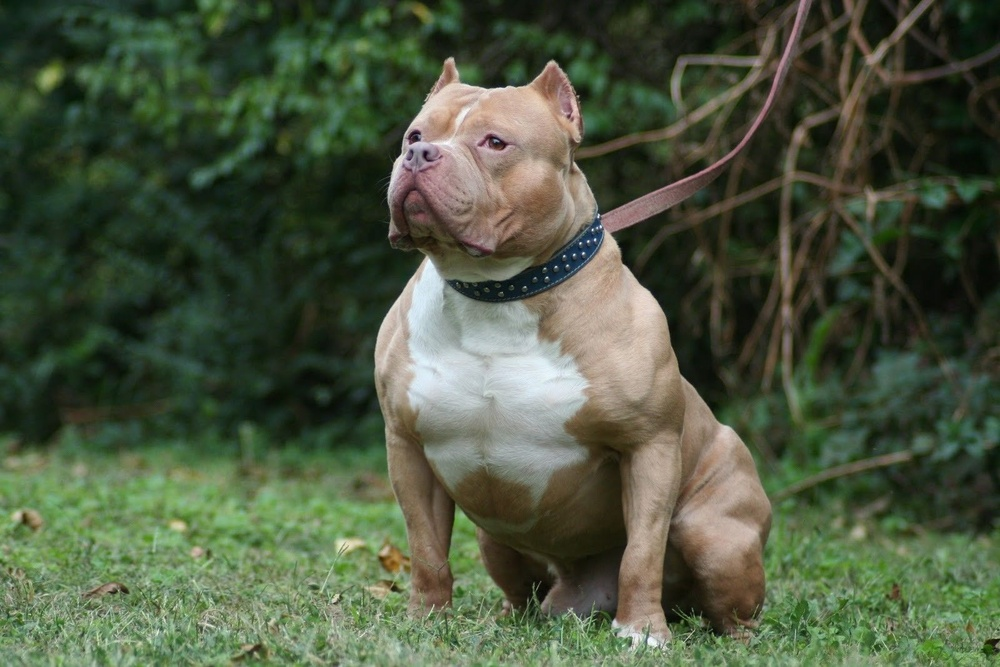
#> input picture LGMVIP-DataScience/dog.jpg, 1000 x 667 px, shrunk from 1600 x 1067 before the run
$ jupyter execute 'Task1 Image_to_pencil.ipynb'
#> lines starting #> are read from the running program, lines starting #| are printed output that depends on the picture
# LGVMI @ *LetsGrowMore*
## **Author: Tushar Jain**
## *Image to Pencil Sketch using Python*
### *Task 1*

**Image to pencil sketch with python**

**Importing liabraries**

[cell 1]
import cv2
import matplotlib.pyplot as plt
import numpy as np
plt.style.use('seaborn')

**Loading and Plotting Original Image**

[cell 2]
img=cv2.imread('dog.jpg')
#> img is the input picture: shape (667, 1000, 3); mean B, G, R 64.2, 87.2, 76.3
img=cv2.cvtColor(img,cv2.COLOR_BGR2RGB)


plt.figure(figsize=(8,8))
plt.axis("off")
plt.title("Original Image")
plt.imshow(img)

**Converting Original Image to GrayScale**

[cell 3]
img_gray=cv2.cvtColor(img,cv2.COLOR_RGB2GRAY)
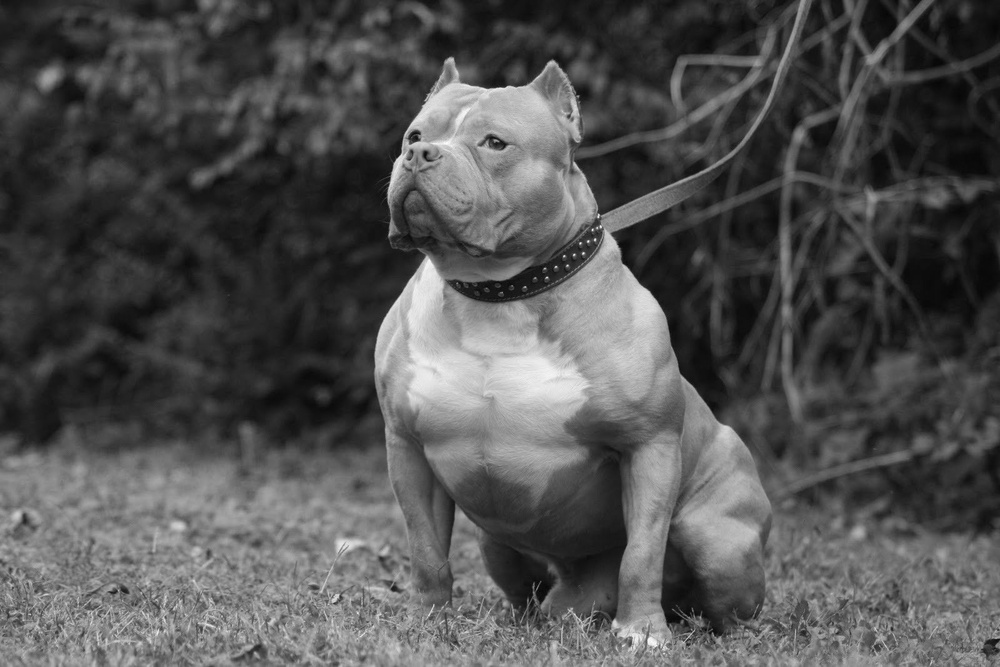
#> img_gray: shape (667, 1000); min 4, max 252, mean 81.3
plt.figure(figsize=(8,8))
plt.axis("off")
plt.imshow(img_gray)
plt.title("GrayScale Image")
plt.show()

**Inverting the Image**

[cell 4]
img_invert=255-img_gray
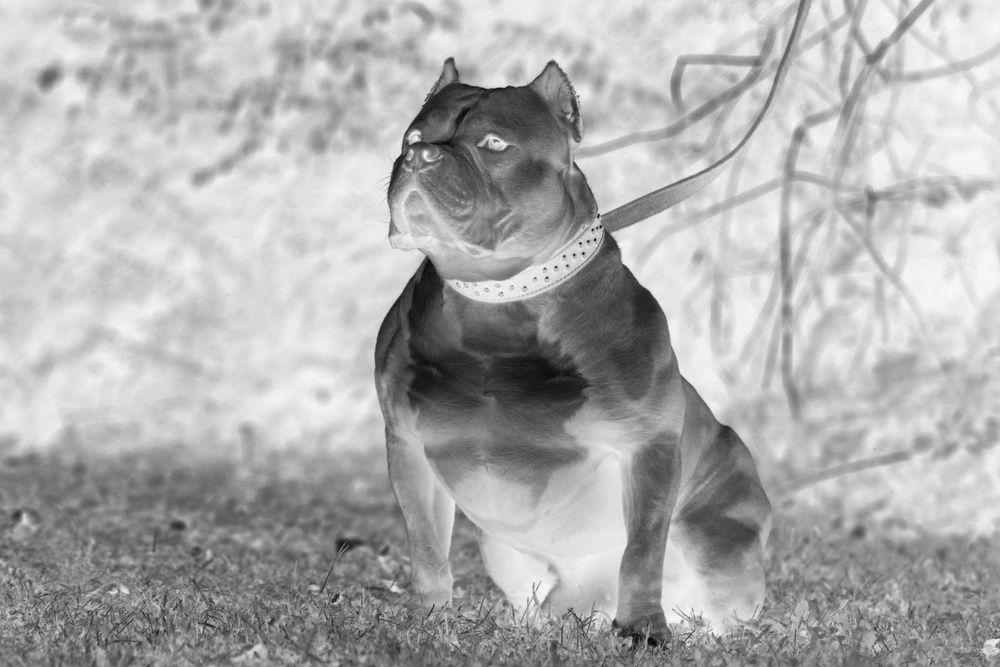
#> img_invert: shape (667, 1000); min 3, max 251, mean 173.7
plt.figure(figsize=(8,8))
plt.axis("off")
plt.imshow(img_invert)
plt.title("Inverted Image")
plt.show()

**Smoothing the Image**

[cell 5]
blurred_image=cv2.GaussianBlur(img_invert, (21,21), 0)
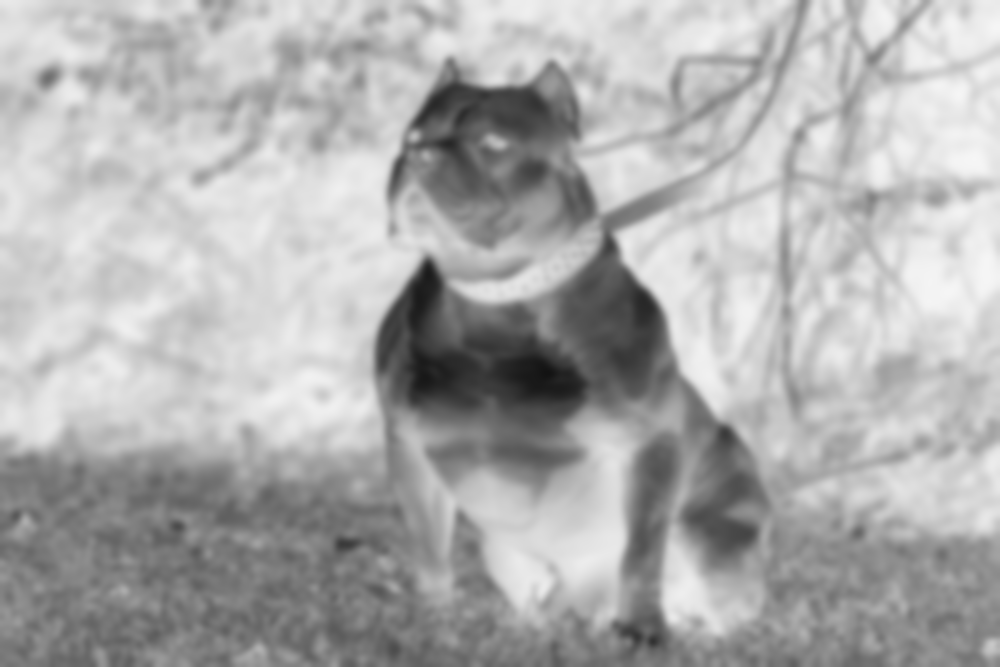
#> blurred_image: shape (667, 1000); min 19, max 246, mean 173.7
inv_blurred=255-blurred_image
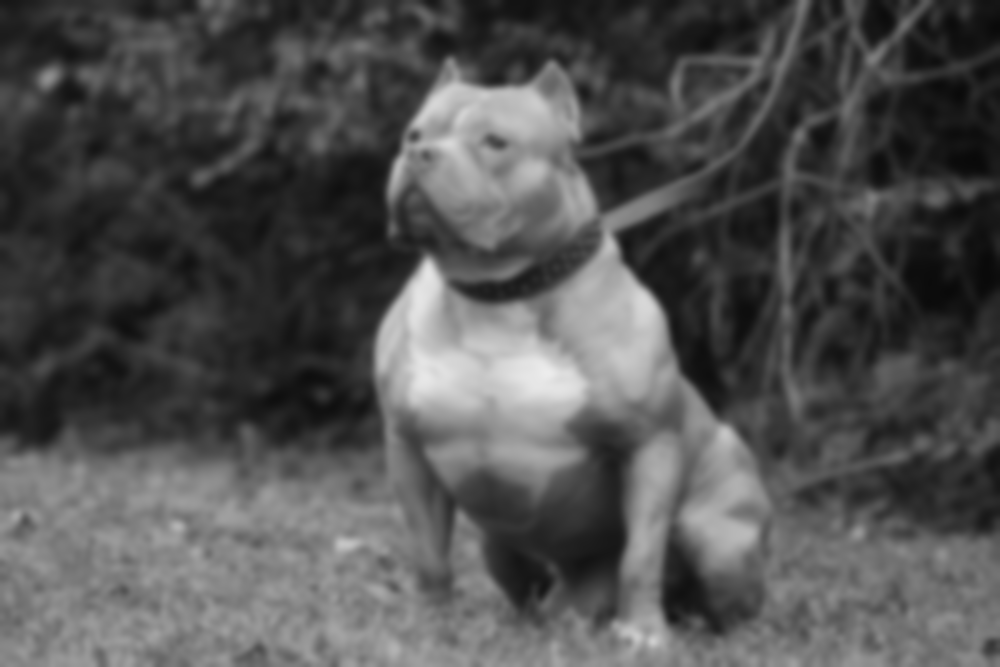
#> inv_blurred: shape (667, 1000); min 9, max 236, mean 81.3
plt.figure(figsize=(8,8))
plt.axis("off")
plt.imshow(inv_blurred)
plt.title("Smoothen Image")
plt.show()

**Converting Image to Pencil Sketch**

[cell 6]
img_sketch=cv2.divide(img_gray, inv_blurred , scale=255)
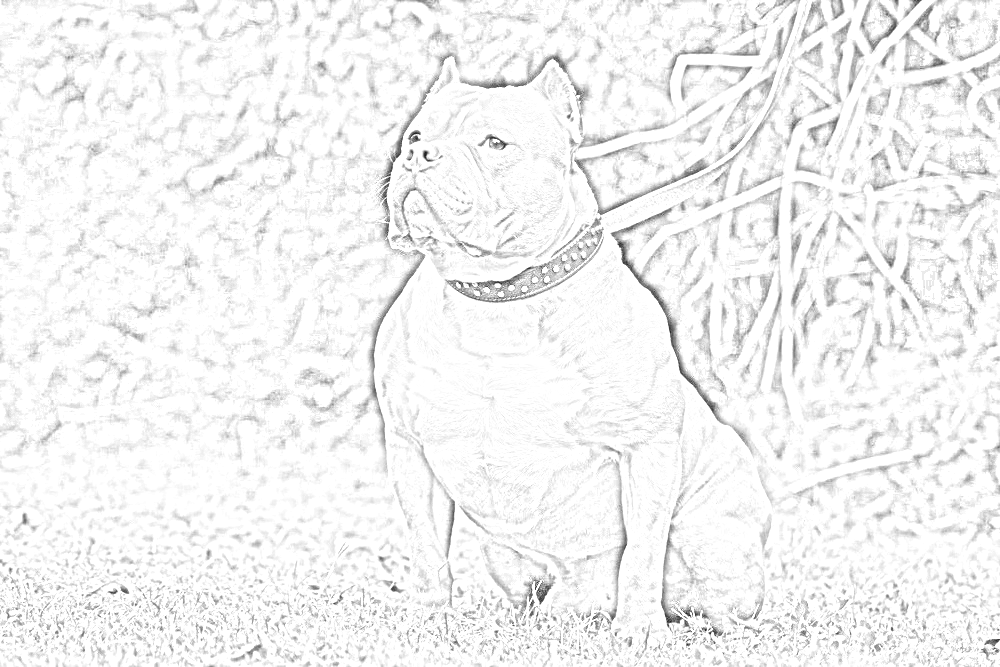
#> img_sketch: shape (667, 1000); min 27, max 255, mean 242.8
plt.figure(figsize=(8,8))

#Here we are sharpening the image obtained.

kernal=np.array([[-1,-1,-1],
	[-1,9,-1],
	[-1,-1,-1]])

final_sketch=cv2.filter2D(img_sketch,-1,kernal)
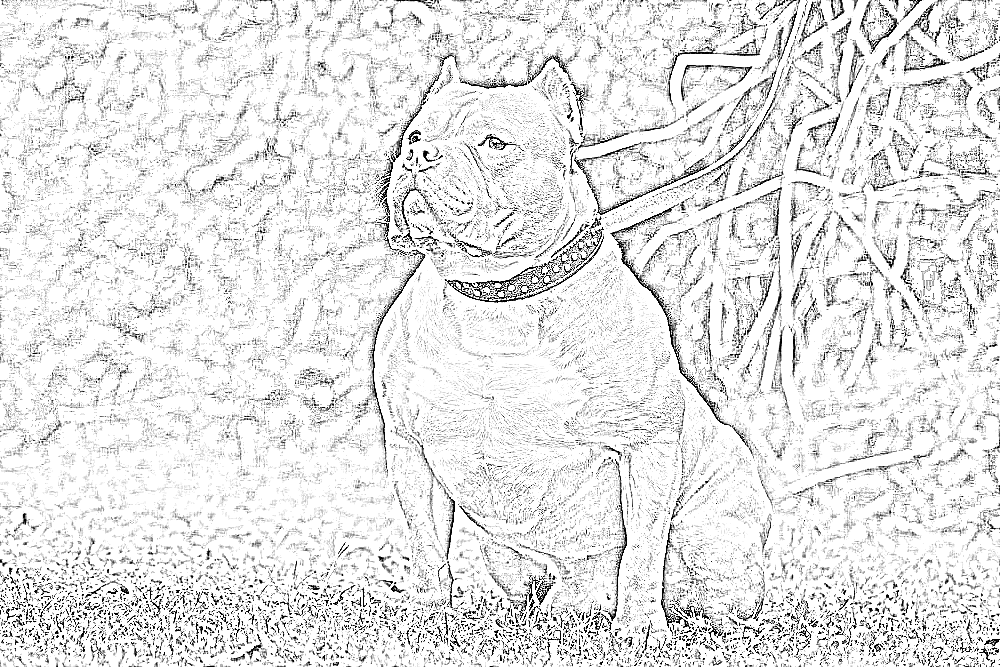
#> final_sketch: shape (667, 1000); min 0, max 255, mean 228.9
plt.axis("off")
plt.imshow(final_sketch,cmap="gray")
plt.title("Final Sketch Image")
plt.show()

**Displaying all the Images**

[cell 7]
plt.figure(figsize=(20,20))
plt.subplot(1,5,1)
plt.imshow(img)
plt.axis("off")
plt.title("Original Image")
plt.subplot(1,5,2)
plt.imshow(img_gray)
plt.axis("off")
plt.title("GrayScale Image")
plt.subplot(1,5,3)
plt.imshow(img_invert)
plt.axis("off")
plt.title("Inverted Image")
plt.subplot(1,5,4)
plt.imshow(blurred_image)
plt.axis("off")
plt.title("Smoothen Image")
plt.subplot(1,5,5)
plt.imshow(final_sketch,cmap="gray")
plt.axis("off")
plt.title("Final Sketch Image")
plt.show()
